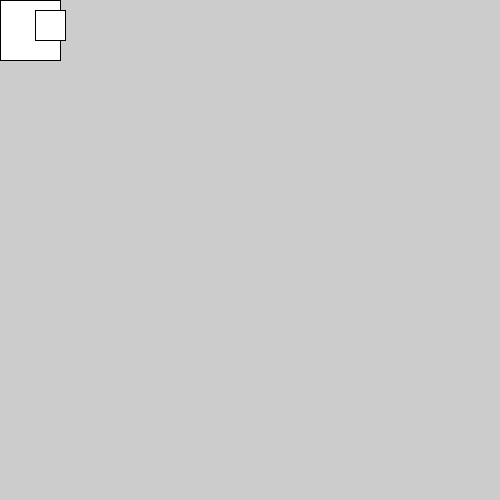
Frame 1 (no input)
Frame 60 (the mouse pressed at the canvas centre just before this capture): identical to frame 1, image omitted
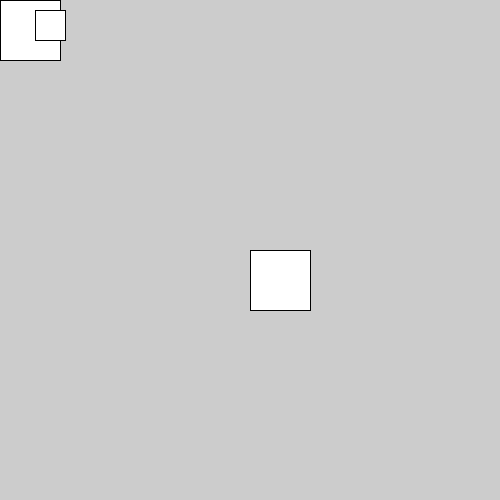
Frame 120 (the mouse held since frame 60 and released just before this capture)

The Processing sketch that drew these frames (run headless with seeded random() and noise(); from frame 60 on, the mouse is pressed at the canvas centre):

// Processing sketch: Push_and_Pop
// ── Push_and_Pop.pde
void setup(){
  size (500, 500);
}

void draw(){
  pushMatrix();
   translate(mouseX, mouseY);
  rect(0, 0, 60, 60);
  
  popMatrix();
  translate(35, 10);
  rect(0, 0, 30, 30);
}
